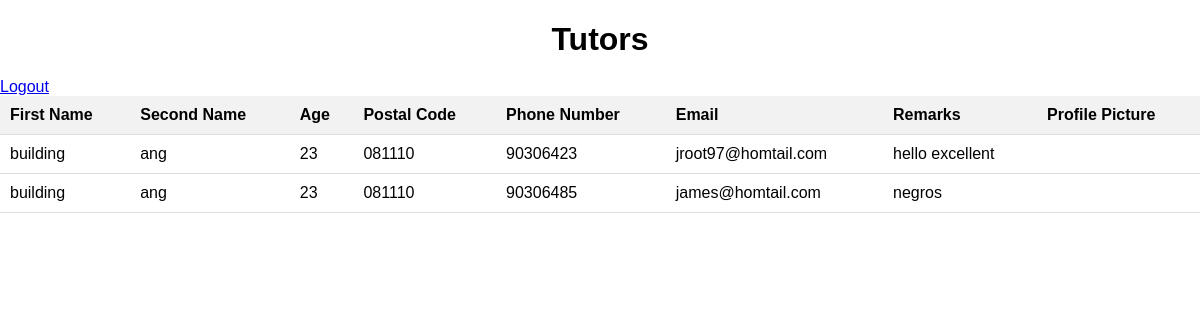
Screenshot of /tutors/view/ with the database file from the repository.
### tutors/models.py (models this page shows)
class Tutors(models.Model):
    first_name = models.CharField(max_length=100)
    last_name = models.CharField(max_length=100)
    age = models.PositiveIntegerField()
    gender = models.CharField(max_length=10)
    postal_code = models.CharField(max_length=10)
    phone_number = models.CharField(max_length=50, unique=True)
    email = models.EmailField(max_length=100, unique=True)
    remarks = models.TextField()
    bio = models.TextField()
    current_occupation = models.CharField(max_length=200)
    created_date = models.DateTimeField(auto_now_add=True)
    resume = models.FileField(upload_to='resumes/')
    certificate = models.FileField(upload_to='certificates/')
    profile_picture = models.ImageField(upload_to='profile_picture/')

### tutors/views.py (the view)
# urls.py: path("view/", views.tutor_list, name="tutor-view"),
def tutor_list(request):
    tutors = Tutors.objects.all()
    return render(request, 'tutors/tutors-list.html', {'tutors': tutors})

### tutors/templates/tutors/tutors-list.html (shortened to what this page needs)
<!DOCTYPE html>
<html lang="en">
  <head>
  </head>
  <body>
    <h1>Tutors</h1>
    <a href="{% url 'logout' %}">Logout</a>
    <table>
      <thead>
        <tr>
          <th>First Name</th>
          <th>Second Name</th>
          <th>Age</th>
          <th>Postal Code</th>
          <th>Phone Number</th>
          <th>Email</th>
          <th>Remarks</th>
          <th>Profile Picture</th>
        </tr>
      </thead>
      <tbody>
        {% for tutor in tutors %}
        <tr>
          <td>{{ tutor.first_name }}</td>
          <td>{{ tutor.last_name }}</td>
          <td>{{ tutor.age }}</td>
          <td>{{ tutor.postal_code }}</td>
          <td>{{ tutor.phone_number }}</td>
          <td>{{ tutor.email }}</td>
          <td>{{ tutor.remarks }}</td>
          <td>
          </td>
        </tr>
        {% endfor %}
      </tbody>
    </table>
  </body>
</html>

### tutors/templates/tutors/tutors-list.html (style rules this page uses)
body { font-family: Arial, sans-serif; margin: 0; padding: 0; }
h1 { text-align: center; margin-bottom: 20px; }
table { width: 100%; border-collapse: collapse; }
th, td { padding: 10px; text-align: left; border-bottom: 1px solid #ddd; }
th { background-color: #f2f2f2; font-weight: bold; }

### rows the page displays
Tutors: first_name "building", last_name "ang", age "23", postal_code "081110", phone_number "90306423", email "jroot97@homtail.com", remarks "hello excellent"
Tutors: first_name "building", last_name "ang", age "23", postal_code "081110", phone_number "90306485", email "james@homtail.com", remarks "negros"
